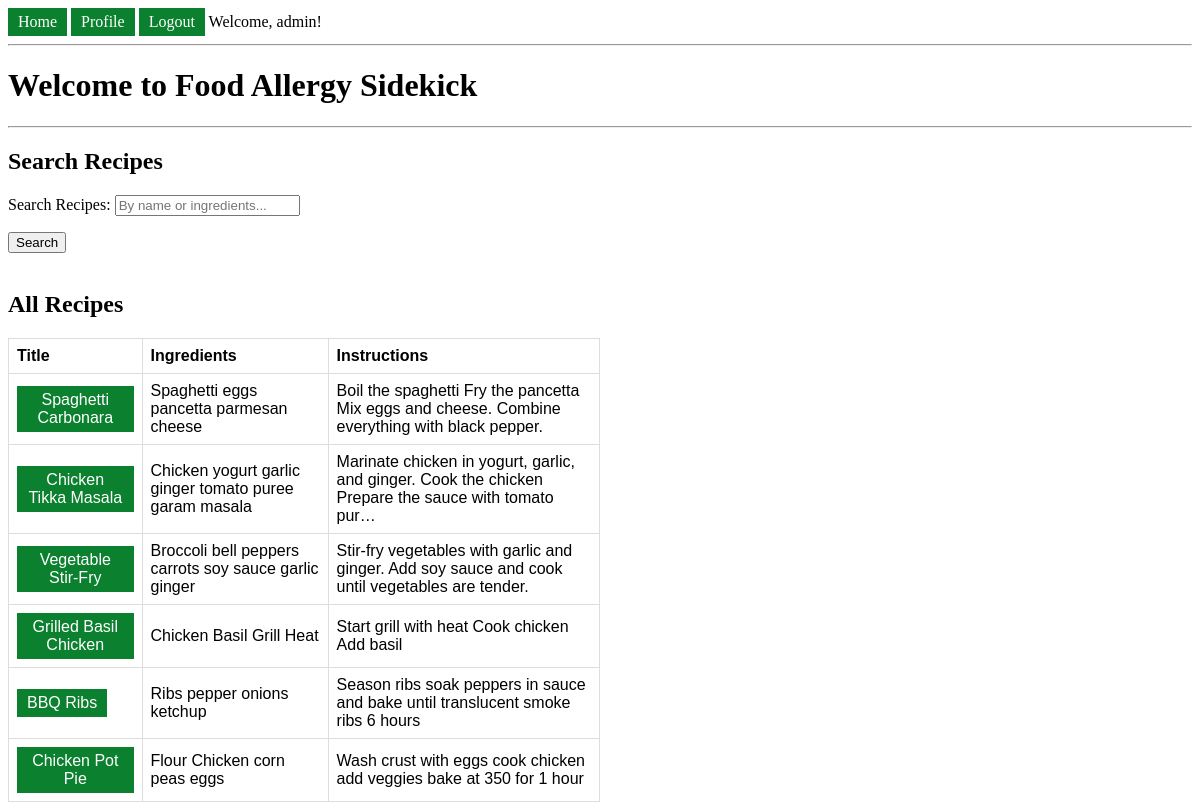
The app's page / (signed in) with its own data.
### recipes/models.py (models this page shows, shortened)
class Recipe(models.Model):
    title = models.CharField(max_length=255)
    ingredients = models.TextField()
    instructions = models.TextField()
    image = models.ImageField(upload_to='recipe_images/', blank=True, null=True, default='recipe_images/food_icon.jpg')
    user = models.ForeignKey(User, on_delete=models.CASCADE, default=1)

### profiles/views.py (the view)
# urls.py: 2. Add a URL to urlpatterns:  path('', views.home, name='home')
def home(request):
    form = RecipeSearchForm()
    recipes = Recipe.objects.all()
    if request.GET.get('query'):
            form = RecipeSearchForm(request.GET)
            if form.is_valid():
                query = form.cleaned_data['query']
                recipes = Recipe.objects.filter(title__icontains=query) | Recipe.objects.filter(ingredients__icontains=query)
    return render(request, 'home.html', {
        'form': form,
        'recipes': recipes,
    })

### recipes/forms.py
class RecipeSearchForm(forms.Form):
    query = forms.CharField(
        max_length=255,
        label='Search Recipes',
        widget=forms.TextInput(attrs={'placeholder': 'By name or ingredients...'})
    )

### profiles/templates/home.html (shortened to what this page needs)
{% extends 'base.html' %}
{% block content %}
<div>
    <hr>
    <h1>Welcome to Food Allergy Sidekick</h1>
    <hr>
    <h2>Search Recipes</h2>
    <form method="GET" action=".">
        {{ form.as_p }}
        <button type="submit">Search</button>
    </form>
    <br>
    <h2>All Recipes</h2>
    <table>
        <thead>
            <tr>
                <th>Title</th>
                <th>Ingredients</th>
                <th>Instructions</th>
            </tr>
        </thead>
        <tbody>
            {% for recipe in recipes %}
            <tr>
                <td><a href="{% url 'recipe_detail' recipe.pk %}">{{ recipe.title }}</a></td>
                <td>{{ recipe.ingredients|truncatechars:100 }}</td>
                <td>{{ recipe.instructions|truncatechars:100 }}</td>
            </tr>
            {% endfor %}
        </tbody>
    </table>
</div>
{% endblock %}

### profiles/templates/base.html (shortened to what this page needs)
<!DOCTYPE html>
<html>
<div>
    <body>
        <nav>
            <a href="{% url 'home' %}">Home</a>
            {% if user.is_authenticated %}
            <a href="{% url 'view_profile' %}">Profile</a>
            <a href="{% url 'logout' %}">Logout</a>
            <span>Welcome, {{ user.username }}!</span>
            {% else %}
            <a href="{% url 'login' %}">Login</a>
            <a href="{% url 'signup' %}">Sign Up</a>
            {% endif %}
        </nav>
        {% block content %}{% endblock %}
    </body>
</div>
</html>

### profiles/templates/base.html (style rules this page uses)
a:link, a:visited { background-color: #0b802e; color: white; padding: 5px 10px; text-align: center; text-decoration: none; display: inline-block; }

### profiles/templates/home.html (style rules this page uses)
table { font-family: arial, sans-serif; border-collapse: collapse; width: 50%; }
td, th { border: 1px solid #dddddd; text-align: left; padding: 8px; }

### records on screen
Recipe: title "Spaghetti Carbonara", ingredients "Spaghetti eggs pancetta parmesan cheese", instructions "Boil the spaghetti Fry the pancetta Mix eggs and cheese. Combine everything with black pepper."
Recipe: title "Chicken Tikka Masala", ingredients "Chicken yogurt garlic ginger tomato puree garam masala", instructions "Marinate chicken in yogurt, garlic, and ginger. Cook the chicken Prepare the sauce with tomato pur…"
Recipe: title "Vegetable Stir-Fry", ingredients "Broccoli bell peppers carrots soy sauce garlic ginger", instructions "Stir-fry vegetables with garlic and ginger. Add soy sauce and cook until vegetables are tender."
Recipe: title "Grilled Basil Chicken", ingredients "Chicken Basil Grill Heat", instructions "Start grill with heat Cook chicken Add basil"
Recipe: title "BBQ Ribs", ingredients "Ribs pepper onions ketchup", instructions "Season ribs soak peppers in sauce and bake until translucent smoke ribs 6 hours"
Recipe: title "Chicken Pot Pie", ingredients "Flour Chicken corn peas eggs", instructions "Wash crust with eggs cook chicken add veggies bake at 350 for 1 hour"

### other values on screen
{{ user.username }} "admin"
